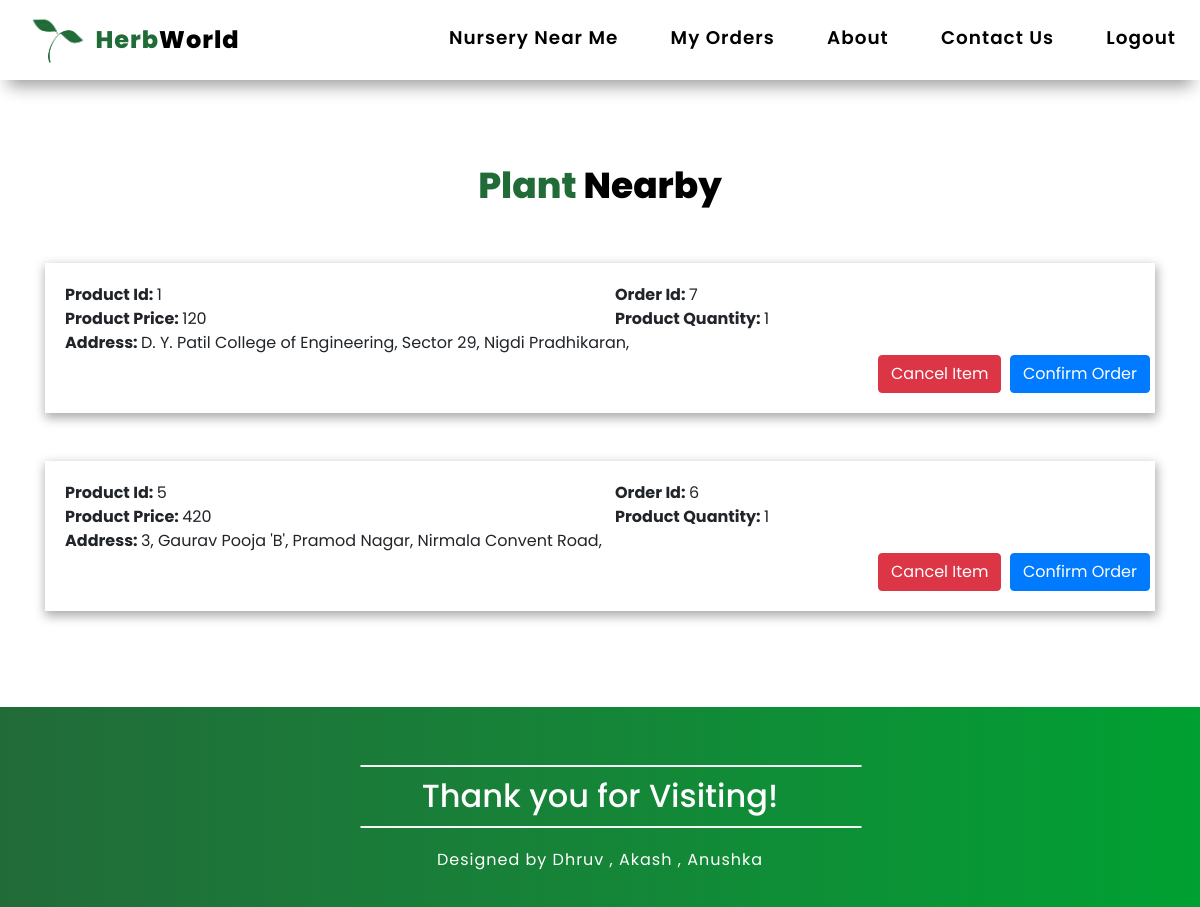
The app's page /myorders/ (signed in), older data.
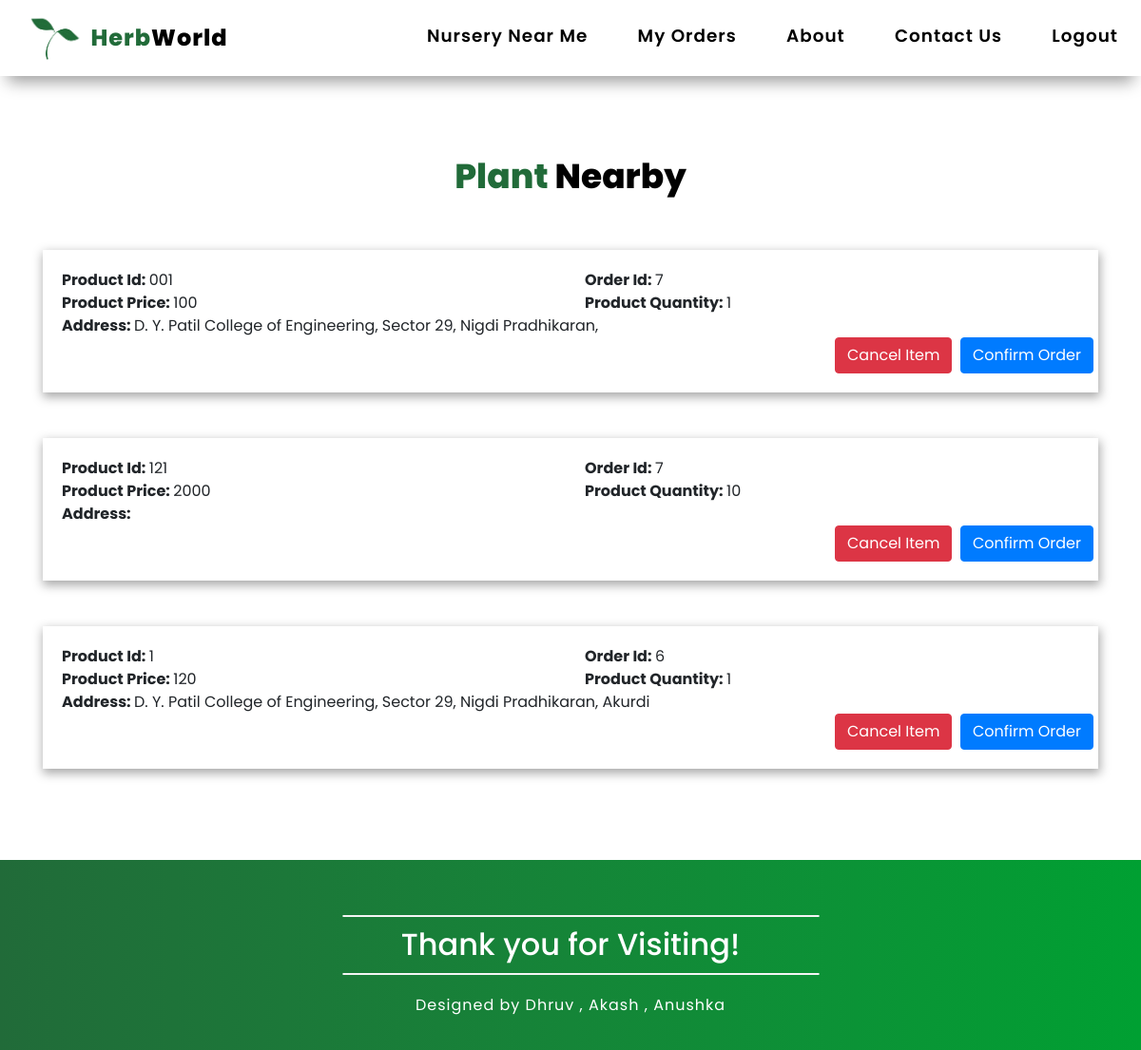
The same page, newer data.
### herbworldapp/models.py (models this page shows, shortened)
class Order(models.Model):
    order_id = models.CharField(max_length=50)
    product_id = models.CharField(max_length=50)
    nursery_id = models.CharField(max_length=50)
    customer_id = models.CharField(max_length=50)
    quantity = models.IntegerField(default=0)
    customer_name = models.CharField(max_length=50, default='none')
    order_total = models.IntegerField(default=0)
    email = models.CharField(max_length=70)
    phone = models.CharField(max_length=10)
    address = models.CharField(max_length=300)

### herbworldapp/views.py (the view)
# urls.py: path("myorders/", views.myOrders, name="myOrders"),
def myOrders(request):
    props = Order.objects.filter(customer_id=request.user.username)
    return render(request, 'herbworldapp/orderlist.html', {'props': props})

### herbworldapp/templates/herbworldapp/orderlist.html (shortened to what this page needs)
{% extends 'herbworldapp/basic.html' %}
{% load static %}
{% block body %}
<div class="container">
  <div class="row">
    <div class="col text-center">
      <div class="row  mt-5 mb-5 pt-3">
        <div class="col text-center">
          <h2 class="loginheading"><span class="loginheading1">Plant </span><span class="loginheading2">Nearby</span>
        </div>
      </div>
      {% for product in props reversed %}
      <div class="row mb-5">
        <div class="col text-left">
          <div class="productdetails">
            <div class="row">
              <div class="col col-6">
                <strong>Product Id: </strong> {{product.product_id}}
              </div>
              <div class="col col-6">
                <strong>Order Id: </strong> {{product.order_id}}
              </div>
            </div>
            <div class="row">
              <div class="col col-6">
                <strong>Product Price: </strong> {{product.order_total}}
              </div>
              <div class="col col-6">
                <strong>Product Quantity: </strong> {{product.quantity}}
              </div>
            </div>
            <div class="row">
              <div class="col"><strong>Address: </strong> {{product.address}}</div>
            </div>
            <div class="row justify-content-end">
                <form action="cancelorder" method="post">
                  <button type="button buynow" class="btn btn-danger">Cancel Item</button>
                </form>
                <button type="button buynow" class = "btn btn-primary" data-toggle="modal"
                data-target="#orderModal{{product.product_id}}">Confirm Order</button>
            </div>
          </div>
        </div>
      </div>
      {% endfor %}
    </div>
  </div>
</div>
</div>
{% endblock %}

### herbworldapp/templates/herbworldapp/basic.html (shortened to what this page needs)
<!DOCTYPE html>
{% load static %}
<html lang="en">
<head>
  <link rel="stylesheet" href="https://cdnjs.cloudflare.com/ajax/libs/rateYo/2.3.2/jquery.rateyo.min.css">
  <link href="https://stackpath.bootstrapcdn.com/bootstrap/4.5.0/css/bootstrap.min.css" rel="stylesheet"
>
  <link href="https://cdnjs.cloudflare.com/ajax/libs/font-awesome/5.13.1/css/all.min.css" rel="stylesheet"
>
  <link rel="stylesheet" href="https://unpkg.com/aos@next/dist/aos.css" />
   <link rel="stylesheet" href="https://cdnjs.cloudflare.com/ajax/libs/font-awesome/4.7.0/css/font-awesome.min.css">
  <link rel="stylesheet" href="https://cdnjs.cloudflare.com/ajax/libs/simple-line-icons/2.5.5/css/simple-line-icons.min.css" />
</head>
<body>
<nav id="navbar" class="">
  <div class="nav-wrapper">
    <div class="logo">
      <a href="/"><img class="navlogo" src="{% static '/images/HerbWorld.png' %}"> <span class = "heading1">Herb</span><span class = "heading2">World</span></a>
    </div>
    <ul id="menu">
      {% if user.is_authenticated %}
        {% if user.customer %}
          <li><a href="/nurserylist">Nursery Near Me</a></li>
          <li><a href="/myorders">My Orders</a></li>
        {% else %}
          <li><a href="/manageorders">Manage Orders</a></li>
          <li><a href="/manageproducts">Manage Products</a></li>
        {% endif %}
         <li><a href="/about">About</a></li>
      <li><a href="/contactus">Contact Us</a></li>
        <li><a href="/logout">Logout</a></li>
      {% else %}
       <li><a href="/about">About</a></li>
      <li><a href="/contactus">Contact Us</a></li>
      <li><a href="/login">Login</a></li>
      {% endif %}
    </ul>
  </div>
</nav>
      <div class = "maincontent">
         {% block body %}
      {%endblock%}
      <div class="contact" id="contact">
        <div class="container mt-5 pt-5">
            <hr class="conhr">
            <h2>Thank you for Visiting!</h2>
            <hr class="conhr">
            <div class="madewithlove">
                <p>Designed by Dhruv , Akash , Anushka</p>
            </div>
        </div>
    </div>
      <link rel="stylesheet" href="https://cdnjs.cloudflare.com/ajax/libs/rateYo/2.3.2/jquery.rateyo.min.css">
</body>
</html>

Row changes from the older to the newer data that the page shows:
removed Order: product_id "1", order_id "7", order_total "120", quantity "1", address "D. Y. Patil College of Engineering, Sector 29, Nigdi Pradhikaran,"
removed Order: product_id "5", order_id "6", order_total "420", quantity "1", address "3, Gaurav Pooja 'B', Pramod Nagar, Nirmala Convent Road,"
added Order: product_id "001", order_id "7", order_total "100", quantity "1", address "D. Y. Patil College of Engineering, Sector 29, Nigdi Pradhikaran,"
added Order: product_id "121", order_id "7", order_total "2000", quantity "10"
added Order: product_id "1", order_id "6", order_total "120", quantity "1", address "D. Y. Patil College of Engineering, Sector 29, Nigdi Pradhikaran, Akurdi"
